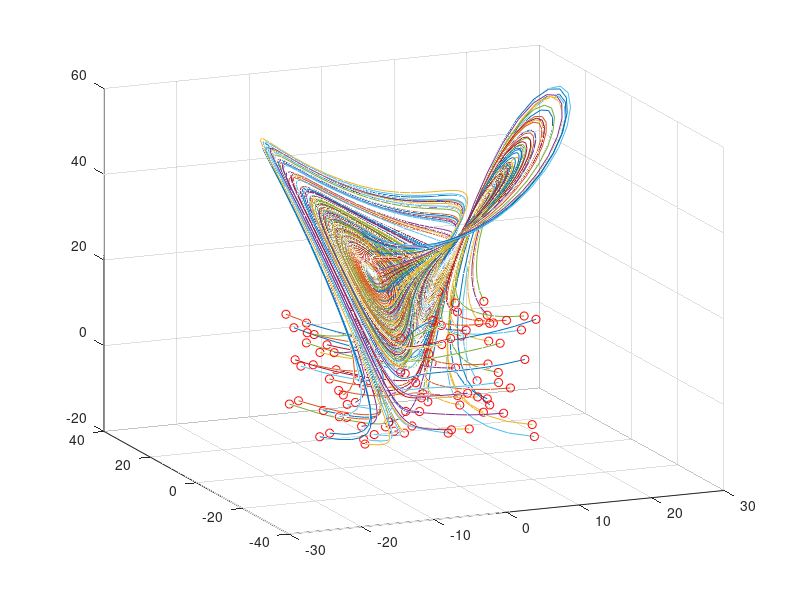

Source code (MATLAB): (Note: this script raises an error after producing the figure.)
clear all; close all;

% Simulate Lorenz system
% Set time step and total simulation time
dt = 0.01;    % Time step
T = 8;        % Total time
t = 0:dt:T;   % Time vector from 0 to T with step dt

% Parameters of the Lorenz system
b = 8/3;
sig = 10;
r = 28;

% Define the Lorenz system as an anonymous function
Lorenz = @(t,x)([ sig * (x(2) - x(1));          ... % dx/dt
                  r * x(1) - x(1) * x(3) - x(2); ... % dy/dt
                  x(1) * x(2) - b * x(3)        ]); % dz/dt              

% Set ODE solver options for high accuracy (unused in this script)
ode_options = odeset('RelTol',1e-10, 'AbsTol',1e-11);

% Initialize input and output matrices for training data
input = [];
output = [];

% Generate training trajectories
for j = 1:100  % Number of training trajectories
    % Random initial condition in a cube centered at zero
    x0 = 30 * (rand(3,1) - 0.5);
    % Solve Lorenz system with initial condition x0
    [t,y] = ode45(Lorenz, t, x0);
    % Append data to input (current state) and output (next state)
    input = [input; y(1:end-1,:)];
    output = [output; y(2:end,:)];
    % Plot trajectory
    plot3(y(:,1), y(:,2), y(:,3)), hold on;
    % Mark initial condition with a red circle
    plot3(x0(1), x0(2), x0(3), 'ro');
end
% Configure plot
grid on; view(-23,18);

%%
% Define a feedforward neural network with three hidden layers of 10 neurons each
net = feedforwardnet([10 10 10]);
% Set activation functions for each layer
net.layers{1}.transferFcn = 'logsig';  % Layer 1: Logistic sigmoid function
net.layers{2}.transferFcn = 'radbas';  % Layer 2: Radial basis function
net.layers{3}.transferFcn = 'purelin'; % Layer 3: Linear function
% Train the network using the input and output data
net = train(net, input.', output.');

%%
% Simulate and plot the Lorenz system from a new initial condition
figure(2)
% Generate a new random initial condition
x0 = 20 * (rand(3,1) - 0.5);
% Solve the Lorenz system with initial condition x0
[t,y] = ode45(Lorenz, t, x0);
% Plot the Lorenz trajectory
plot3(y(:,1), y(:,2), y(:,3)), hold on;
% Mark initial condition with a red circle
plot3(x0(1), x0(2), x0(3), 'ro', 'LineWidth', 2);
grid on;

% Initialize neural network prediction with initial condition
ynn(1,:) = x0.';
% Iterate over time steps to generate neural network prediction
for jj = 2:length(t)
    % Predict next state using neural network
    y0 = net(x0);
    % Store predicted state
    ynn(jj,:) = y0.';
    % Update current state
    x0 = y0;
end
% Plot neural network predicted trajectory
plot3(ynn(:,1), ynn(:,2), ynn(:,3), ':', 'LineWidth', 2);

% Plot comparison of actual and predicted trajectories over time
figure(3)
% Plot x-component
subplot(3,2,1), plot(t, y(:,1), t, ynn(:,1), 'LineWidth', 2);
% Plot y-component
subplot(3,2,3), plot(t, y(:,2), t, ynn(:,2), 'LineWidth', 2);
% Plot z-component
subplot(3,2,5), plot(t, y(:,3), t, ynn(:,3), 'LineWidth', 2);

% Repeat the process with a new random initial condition
figure(2)
% Generate a new random initial condition
x0 = 20 * (rand(3,1) - 0.5);
% Solve the Lorenz system
[t,y] = ode45(Lorenz, t, x0);
% Plot the Lorenz trajectory
plot3(y(:,1), y(:,2), y(:,3)), hold on;
% Mark initial condition with a red circle
plot3(x0(1), x0(2), x0(3), 'ro', 'LineWidth', 2);
grid on;

% Initialize neural network prediction
ynn(1,:) = x0.';
for jj = 2:length(t)
    % Predict next state using neural network
    y0 = net(x0);
    % Store predicted state
    ynn(jj,:) = y0.';
    % Update current state
    x0 = y0;
end
% Plot neural network predicted trajectory
plot3(ynn(:,1), ynn(:,2), ynn(:,3), ':', 'LineWidth', 2);

% Plot comparison of actual and predicted trajectories over time
figure(3)
% Plot x-component
subplot(3,2,2), plot(t, y(:,1), t, ynn(:,1), 'LineWidth', 2);
% Plot y-component
subplot(3,2,4), plot(t, y(:,2), t, ynn(:,2), 'LineWidth', 2);
% Plot z-component
subplot(3,2,6), plot(t, y(:,3), t, ynn(:,3), 'LineWidth', 2);

%%
% Adjust the view angle of the 3D plot
figure(2), view(-75,15);

% Adjust plots in figure 3
figure(3)
% Set font size and x-axis limits for each subplot
subplot(3,2,1), set(gca,'FontSize',15,'XLim',[0 8]);
subplot(3,2,2), set(gca,'FontSize',15,'XLim',[0 8]);
subplot(3,2,3), set(gca,'FontSize',15,'XLim',[0 8]);
subplot(3,2,4), set(gca,'FontSize',15,'XLim',[0 8]);
subplot(3,2,5), set(gca,'FontSize',15,'XLim',[0 8]);
subplot(3,2,6), set(gca,'FontSize',15,'XLim',[0 8]);
% Add legend to the plots
legend('Lorenz','NN');
